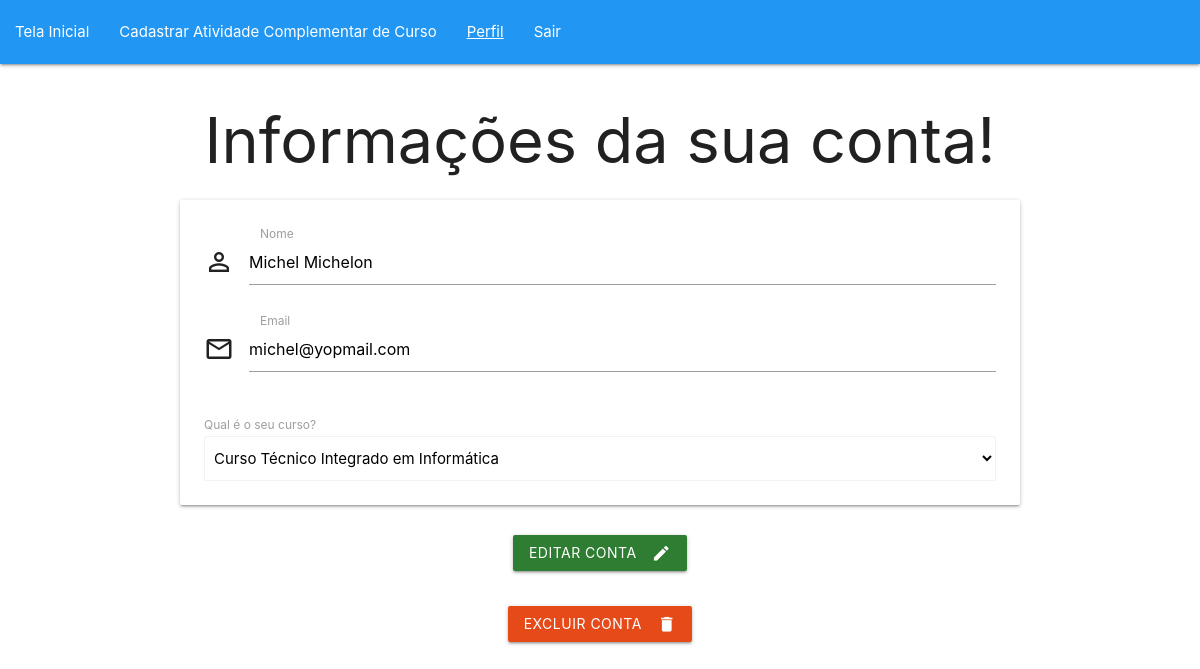
/crudContaCo/perfilCoordenador.php (signed in), run on the app's committed database.
### tables this page shows
CREATE TABLE IF NOT EXISTS `coordenador_curso` (
  `id_coordenador` int NOT NULL AUTO_INCREMENT,
  `nome` varchar(255) DEFAULT NULL,
  `email` varchar(255) DEFAULT NULL,
  `senha` varchar(255) DEFAULT NULL,
  `id_curso` int DEFAULT NULL,
  PRIMARY KEY (`id_coordenador`),
  KEY `fk_curso_coordenador` (`id_curso`)
);

CREATE TABLE IF NOT EXISTS `curso` (
  `id_curso` int NOT NULL AUTO_INCREMENT,
  `nome_curso` varchar(255) NOT NULL,
  `carga_horaria` int NOT NULL,
  PRIMARY KEY (`id_curso`)
);

### conecta.php (called while the page is built, shortened)
<?php
function excutarSQL($mysql, $sql)
{
    $resultado = mysqli_query($mysql, $sql);
    return $resultado;
}

### crudContaCo/perfilCoordenador.php (the view, shortened to what this page needs)
<?php
require_once "../conecta.php";
$mysql = conectar();
$sql = "SELECT nome, email, id_curso, id_coordenador FROM coordenador_curso WHERE id_coordenador = " . $_SESSION['coordenador'][1];
$resultado = excutarSQL($mysql, $sql);
$coordenador = mysqli_fetch_assoc($resultado);
?>
<!DOCTYPE html>
<html lang="pt-br">
<head>
    <link type="text/css" rel="stylesheet" href="../materialize/css/materialize.min.css" media="screen,projection" />
</head>
<body>
    <?php require_once "../boasPraticas/headerNav.php"; ?>
    <main class="container">
        <h1 class="center-align">Informações da sua conta!</h1>
        <form action="editarContCo.php" method="post">
            <div class="card-panel">
                <div class="input-field col s12">
                    <i class="material-icons prefix">person_outline</i>
                    <input placeholder="Digite o seu nome" value="<?php echo $coordenador['nome']; ?>" id="nome" name="nome" type="text" class="validate" pattern="^.+$" required>
                    <label for="nome">Nome</label>
                    <span class="helper-text" data-error="Você deve preenchar esse campo"></span>
                </div>
                <div class="input-field col s12">
                    <i class="material-icons prefix">mail_outline</i>
                    <input placeholder="Digite o seu email" value="<?php echo $coordenador['email']; ?>" id="email" name="email" type="text" class="validate" pattern="^.*@.*$" required>
                    <label for="email">Email</label>
                    <span class="helper-text" data-error="O campo deve conter o @, exemplo user@gmail.com"></span>
                </div>
                <?php
                $sql2 = "SELECT id_curso, nome_curso FROM curso ORDER BY nome_curso ASC";
                $resultado2 = excutarSQL($mysql, $sql2);
                ?>
                <label>Qual é o seu curso?</label>
                <select name="curso" class="browser-default">
                    <?php
                    while ($dados = mysqli_fetch_assoc($resultado2)) {
                    ?>
                        <option <?php
                                if ($coordenador['id_curso'] == $dados['id_curso']) {
                                    echo "selected";
                                }
                                ?> value="<?php echo $dados['id_curso'] ?>">
                            <?php echo $dados['nome_curso'] ?>
                        </option>
                    <?php
                    }
                    ?>
                </select>
            </div>
            <div class="row">
                <div class="col s12">
                    <p class="center-align">
                        <button class="btn waves-effect waves-light #2e7d32 green darken-3 lighten-3" type="submit" name="action">Editar conta
                            <i class="material-icons right">create</i> </button>
                    </p>
                </div>
            </div>
        </form>
        <div class="col s12">
            <p class="center-align">
                <a href="#modal<?php echo $coordenador['id_coordenador']; ?>" class="waves-effect waves-light #e64a19 deep-orange darken-2 lighten-3 btn modal-trigger"><i class="material-icons right">delete</i>Excluir conta</a>
            </p>
        </div>
    </main>
</body>
</html>

### data on the page
coordenador_curso: nome "Michel Michelon", email "michel@yopmail.com", curso "Curso Técnico Integrado em Informática"
